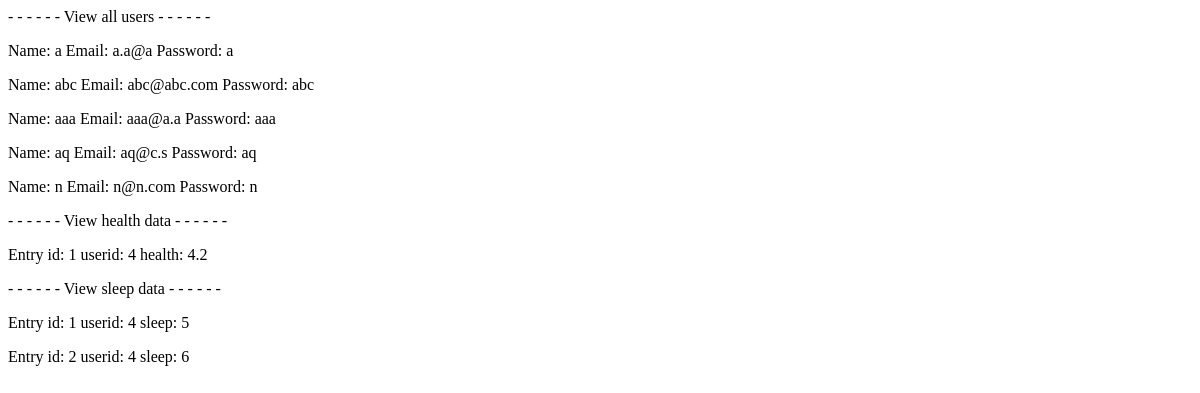
Before: /view with the older database file.
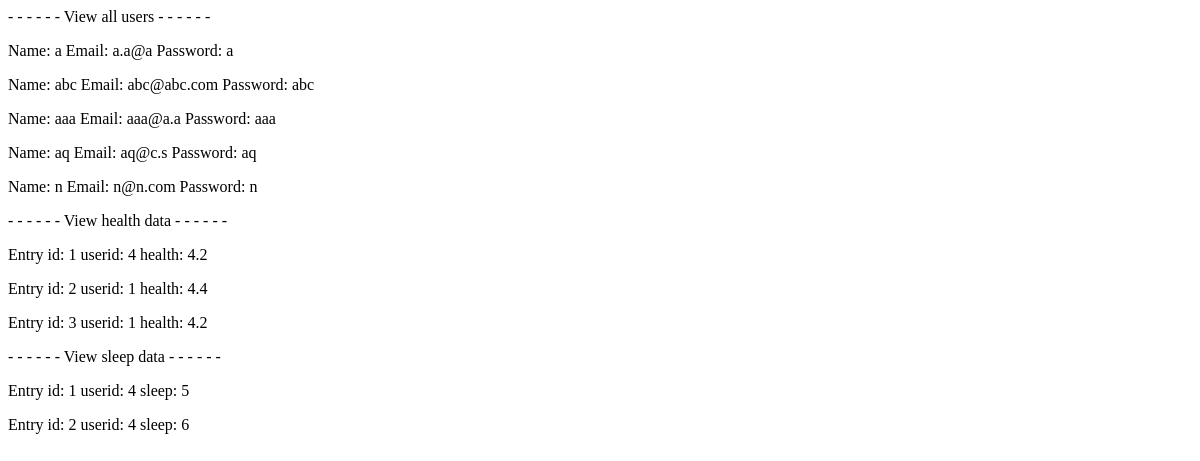
After: the same page with the newer database file.
### main.py (models this page shows, shortened)
class user(db.Model):
    _id = db.Column(db.Integer, primary_key=True)
    username = db.Column(db.String(100))
    email = db.Column(db.String(100))
    password = db.Column(db.String(100))
    entries = db.relationship('Entry', backref='user', lazy=True)

class Entry(db.Model):
    entry_id = db.Column(db.Integer, primary_key=True)
    user_id = db.Column(db.Integer, db.ForeignKey('user._id'), nullable=False)
    health = db.Column(db.Integer)

class Sleep(db.Model):
    entry_id = db.Column(db.Integer, primary_key=True)
    user_id = db.Column(db.Integer, db.ForeignKey('user._id'), nullable=False)
    sleep = db.Column(db.Integer)

### main.py (the view)
@app.route("/view")
def view():
    return render_template("view.html", values=user.query.all() ,entries = Entry.query.all(), sleeps = Sleep.query.all())

### templates/view.html (shortened to what this page needs)
{% block content %}
    {% for item in values %}
        <p>Name: {{item.username}} Email: {{item.email}} Password: {{item.password}} </p>
    {% endfor %}
- - - - - - View health data - - - - - -
    {% for entry in entries %}
        <p>Entry id: {{entry.entry_id}} userid: {{entry.user_id}} health: {{entry.health}} </p>
    {% endfor %}
- - - - - - View sleep data - - - - - -
    {% for sleep in sleeps %}
        <p>Entry id: {{sleep.entry_id}} userid: {{sleep.user_id}} sleep: {{sleep.sleep}} </p>
    {% endfor %}
{% endblock %}

Changed rows visible on the page:
added Entry: entry_id "2", user_id "1", health "4.4"
added Entry: entry_id "3", user_id "1", health "4.2"
